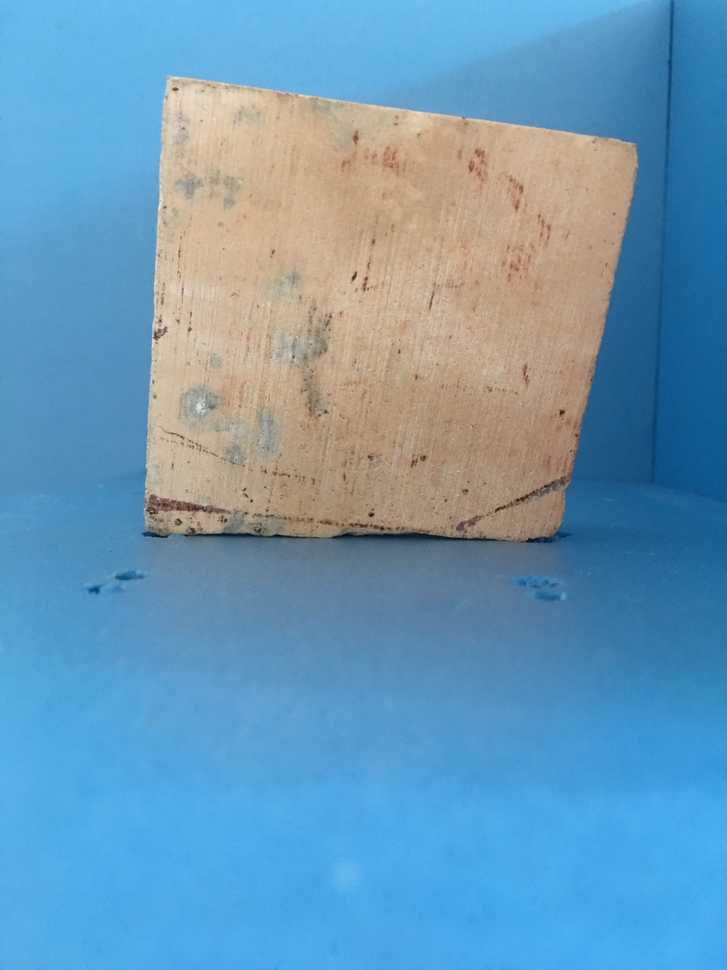
#> input picture roi5.jpg, 727 x 970 px, shrunk from 3024 x 4032 before the run
$ python colorfilter.py   (older library calls are emulated)
#> lines starting #> are read from the running program, lines starting #| are printed output that depends on the picture; after the words box and inside, x2 and y2 are one past the last pixel; in counts of white or black regions, pixels touching at a corner belong together
### util.py
import cv2
import numpy as np
import time
import os

class ContourUtil:
    def __init__(self):pass

    def getContours(self,srcImg):
        cnts, hierarchy = cv2.findContours(
        srcImg, cv2.RETR_EXTERNAL, cv2.CHAIN_APPROX_SIMPLE)
        return cnts,hierarchy

    def drawContours(self,srcImg,cnts):
        cv2.drawContours(srcImg,cnts,-1,(0,0,255),1)

    def getMaxContour(self,srcImg):
        maxCnt = None
        cnts , hierarchy = self.getContours(srcImg)
        for cnt in cnts:
            if (maxCnt is None) or cv2.contourArea(cnt) >= cv2.contourArea(maxCnt):
                maxCnt = cnt
        return maxCnt,hierarchy

    def drawRect(self,srcImg,cnt,offsetX=0,offsetY=0):
        if not cnt is None:
            x, y, w, h = cv2.boundingRect(cnt)
            x = offsetX + x
            y = offsetY + y
            cv2.rectangle(srcImg, (x, y), (x+w, y+h), (0, 255, 0), 2)

    def drawMinRect(self,srcImg,cnt,hierarchy,offsetX=0,offsetY=0):
        rotate = 0
        if not cnt is None:
            minRect = cv2.minAreaRect(cnt)  # 得到最小外接矩形的（中心(x,y), (宽,高), 旋转角度）
            rotate = minRect[2]
            box = cv2.boxPoints(minRect)
            box = np.int0(box)
            cv2.drawContours(srcImg, [box], 0, (0, 0, 255), 2,8,hierarchy,0,(offsetX,offsetY))
        return rotate

class TextUtil:
    def __init__(self):pass

    def putText(self,srcImg,text):
        org = 0, 25
        fontFace = cv2.FONT_HERSHEY_COMPLEX
        fontScale = 1
        fontColor = (0, 0, 0)
        thickness = 1
        lintType = 4
        cv2.putText(srcImg, text, org, fontFace, fontScale,
                fontColor, thickness, lintType)

class ImgUtil:
    def __init__(self):pass

    # [9 lines left out: function sobelImg, not called in this run]

    def saveImg(self,srcImg):
        date = time.strftime("%Y%m%d%H%M", time.localtime())
        cv2.imwrite("test/%s.jpg"%date,srcImg)

class HSVFilteUtil:
    def __init__(self): pass

    def getFilteRange(self,dir='filtebg/'):

#> in showRotate, frame is the input picture: shape (970, 727, 3); mean B, G, R 182.9, 153, 106.4
        minH = 86
        minS = 27
        minV = 105
        maxH = 108
        maxS = 255
        maxV = 255

        '''
        minH = 255
        minS = 255
        minV = 255
        maxH = 0
        maxS = 0
        maxV = 0
        path = os.getcwd()+"/"+dir+"/"
        filelist = os.listdir(path)
        for p in filelist:
            if ".jpg" in p :
                imgPath = path+p
                frame = cv2.imread(imgPath)
                hsvImg = cv2.cvtColor(frame, cv2.COLOR_BGR2HSV)
                h,w = hsvImg.shape[:2]
                for row in range(1, h):
                    for col in range(1, w):
                        pixItem = hsvImg[row][col]
                        pixH = pixItem[0]
                        pixS = pixItem[1]
                        pixV = pixItem[2]
                        minH = min(pixH, minH)
                        minS = min(pixS, minS)
                        minV = min(pixV, minV)
                        maxH = max(pixH, maxH)
                        maxS = max(pixS, maxS)
                        maxV = max(pixV, maxV)
        '''
        lower_range = np.array([minH, minS, minV])
        upper_range = np.array([maxH, maxS, maxV])
        #print("imgIndex--:",(minH, minS, minV),(maxH, maxS, maxV))
        return lower_range,upper_range

    def filteByRange(self,roiImg,lower_range,upper_range):
        hsvImg = cv2.cvtColor(roiImg, cv2.COLOR_BGR2HSV)
#> hsvImg: shape (970, 727, 3); mean H, S, V 78.9, 133.3, 196.4
        maskBlue = cv2.inRange(hsvImg, lower_range, upper_range)
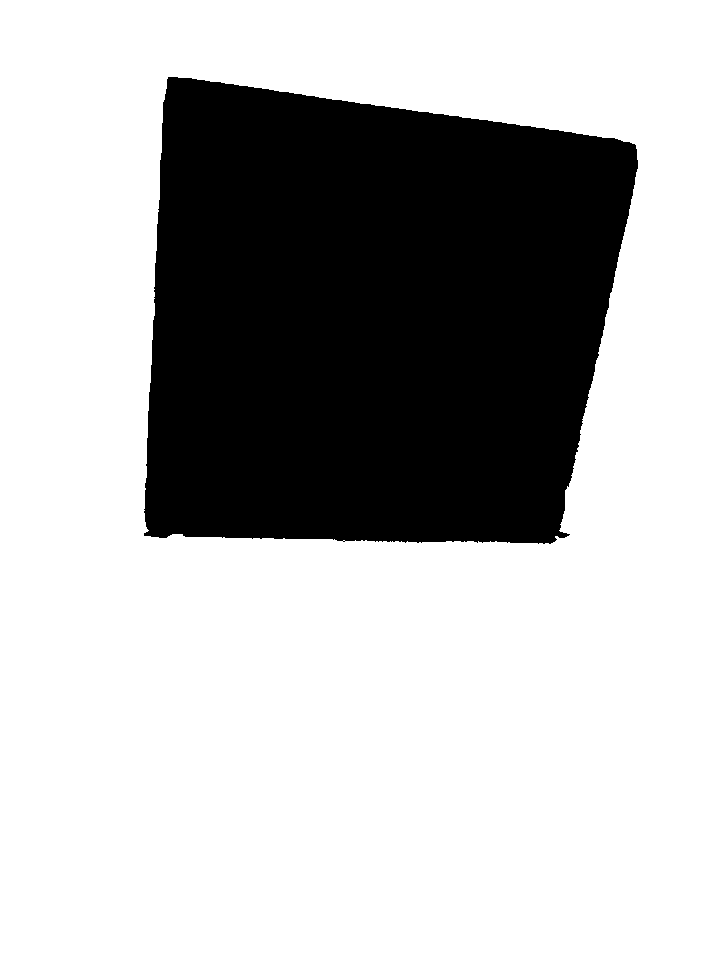
#> maskBlue: shape (970, 727); 72.5% white; 1 black region, box (x1, y1, x2, y2) and area: (144, 77, 638, 544) 194060
        maskBlue2=np.where((maskBlue==255),0,255).astype('uint8')
        res = cv2.bitwise_and(roiImg, roiImg, mask=maskBlue2)
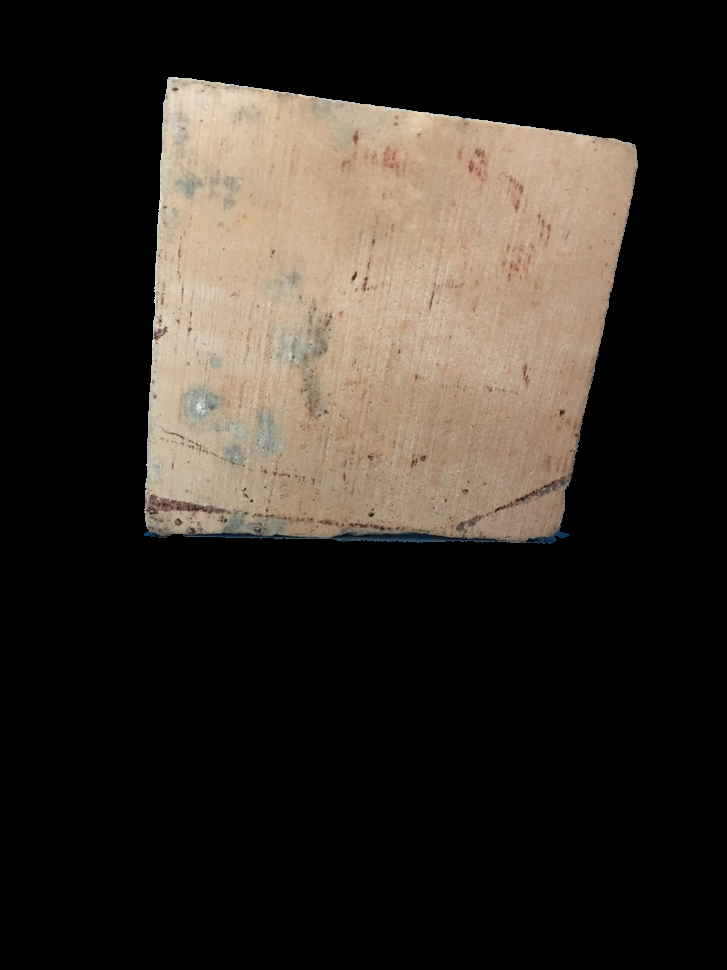
#> res: shape (970, 727, 3); mean B, G, R 37.7, 44.5, 51
        return res

### colorfilter.py
import cv2
import numpy as np
import matplotlib.pyplot as plt
from util import ContourUtil, TextUtil, HSVFilteUtil
from roi import ROIDetect

contourUtil = ContourUtil()
textUtil = TextUtil()
hsvUtil = HSVFilteUtil()

lower_blue, upper_blue = hsvUtil.getFilteRange()
#lower_foot,upper_foot = hsvUtil.getFilteRange("filtefoot")
#lower_other,upper_other = hsvUtil.getFilteRange("filteother")
kernel = cv2.getStructuringElement(cv2.MORPH_RECT, (2, 2))
#es = cv2.getStructuringElement(cv2.MORPH_ELLIPSE, (9, 9))

print("blue",lower_blue,upper_blue)
# blue [102 134 252] [134 255 255]
# blue [ 86  27 106] [101 255 255]
# blue [ 86  27 105] [108 255 255] iphone

# blue [ 86  27 106] [134 255 255]
# print("foot",lower_foot,upper_foot)
# print("other",lower_other,upper_other)


def showRotate(imgPath):
    frame = cv2.imread(imgPath)
    #height, width = frame.shape[:2]
    res = hsvUtil.filteByRange(frame, lower_blue, upper_blue)
    resGray = cv2.cvtColor(res, cv2.COLOR_BGR2GRAY)
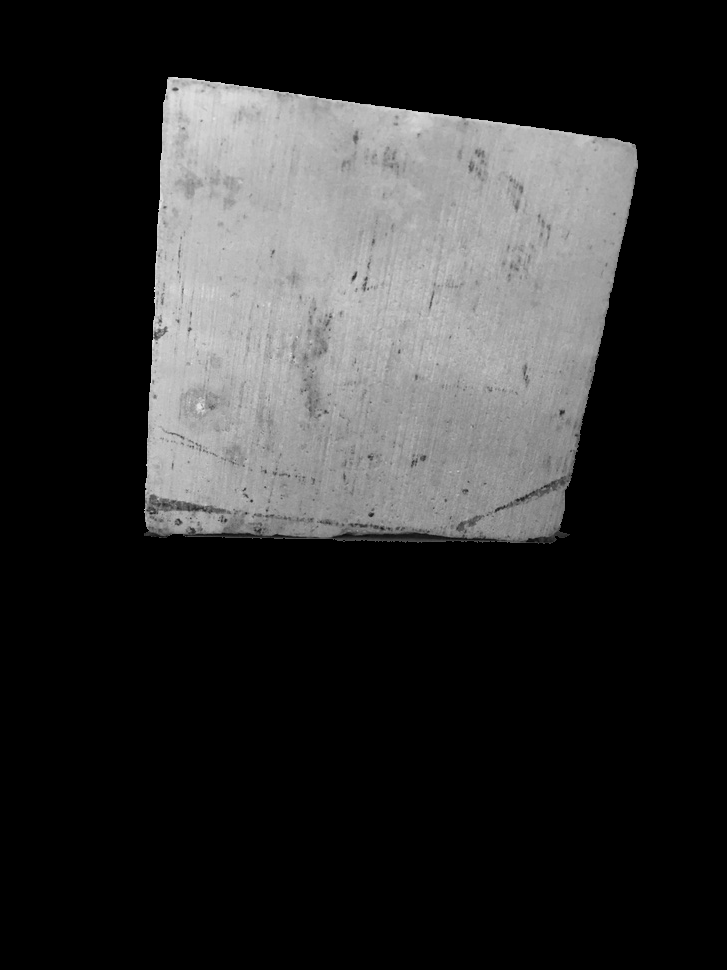
#> resGray: shape (970, 727); min 0, max 233, mean 45.6
    ret, thresh = cv2.threshold(resGray, 75, 255, cv2.THRESH_BINARY)
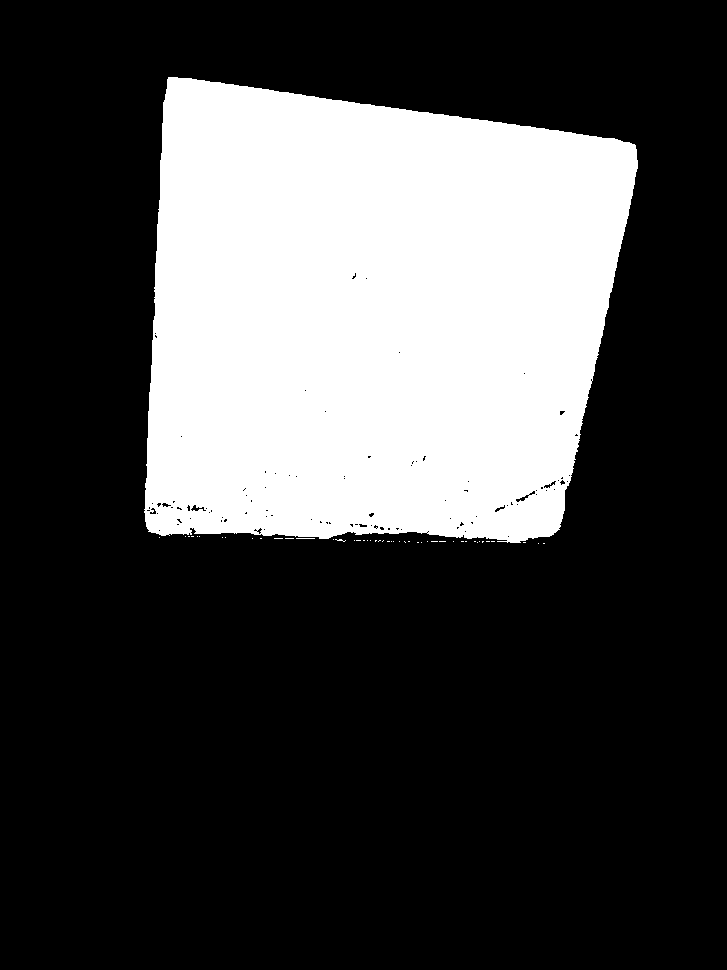
#> thresh: shape (970, 727); 27.2% white; 47 white regions (46 under 20 px), largest, box (x1, y1, x2, y2) and area: (144, 77, 638, 543) 191707
    thresh = cv2.erode(thresh, kernel)
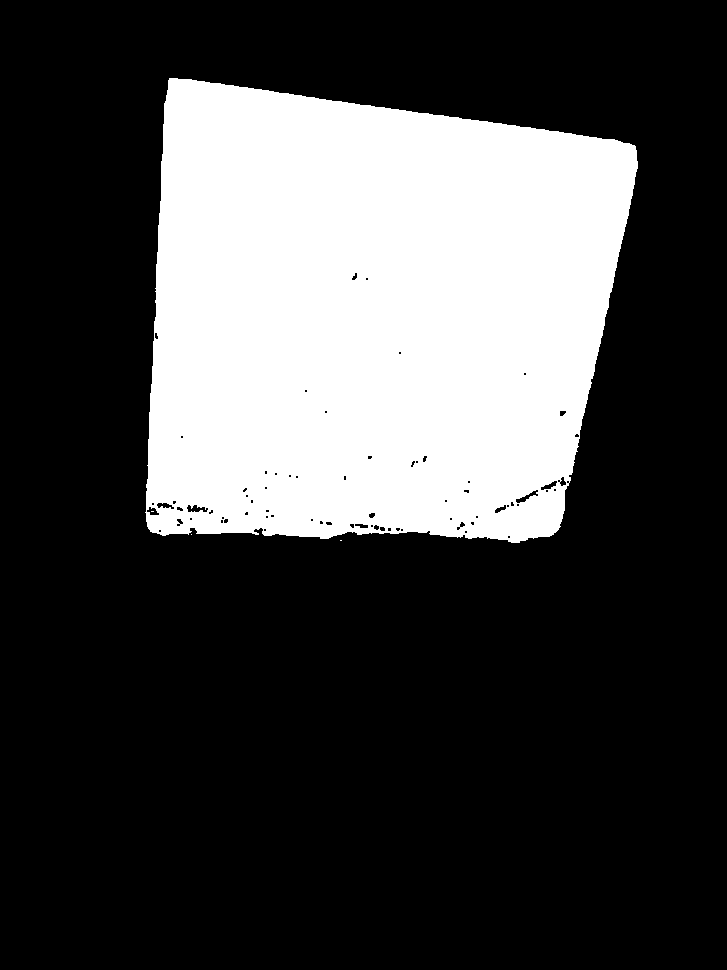
#> thresh: shape (970, 727); 27% white; 4 white regions (3 under 20 px)
    maxCnt, hierarchy = contourUtil.getMaxContour(thresh)
#> in getContours, `cnts, hierarchy = cv2.findContours( srcImg, cv2.RETR_EXTERNAL, cv2.CHA..`: cnts = 3 contours, 2 with area under 20; largest, box (x1, y1, x2, y2) and area: (145, 78, 638, 543) 190218
#> the loop in getMaxContour, `for cnt in cnts:` made 3 passes
#> maxCnt on passes 1 to 2: [[340, 540], [341, 540]], [[191, 534]]
#> after the loop in getMaxContour, `for cnt in cnts:`: maxCnt = contour of 555 points, box (x1, y1, x2, y2) (145, 78, 638, 543), area 190218
    contourUtil.drawRect(frame, maxCnt)
#> in drawRect, `x, y, w, h = cv2.boundingRect(cnt)`: x = 145; y = 78; w = 493; h = 465
    rotate = contourUtil.drawMinRect(frame, maxCnt, hierarchy)
#> in drawMinRect, `minRect = cv2.minAreaRect(cnt)`: minRect = ((391.1, 318), (457.2, 475.7), -87.04)
#> in drawMinRect, `rotate = minRect[2]`: rotate = -87.04
#> in drawMinRect, `box = cv2.boxPoints(minRect)`: box = [[616.8, 558.5], [141.7, 534], [165.3, 77.4], [640.4, 102]]
#> in drawMinRect, `box = np.int0(box)`: box = [[616, 558], [141, 533], [165, 77], [640, 101]]
#> rotate = -87.04
    rightRotate = abs(rotate)
#> rightRotate = 87.04
    leftRotate = 90 - rightRotate
#> leftRotate = 2.96
    text = " rotate: %.1f - %.1f" % (leftRotate ,rightRotate)
#> text = ' rotate: 3.0 - 87.0'
    textUtil.putText(frame, text)
#> in putText, `cv2.putText(srcImg, text, org, fontFace, fontScale, fontColor, thickne..`:
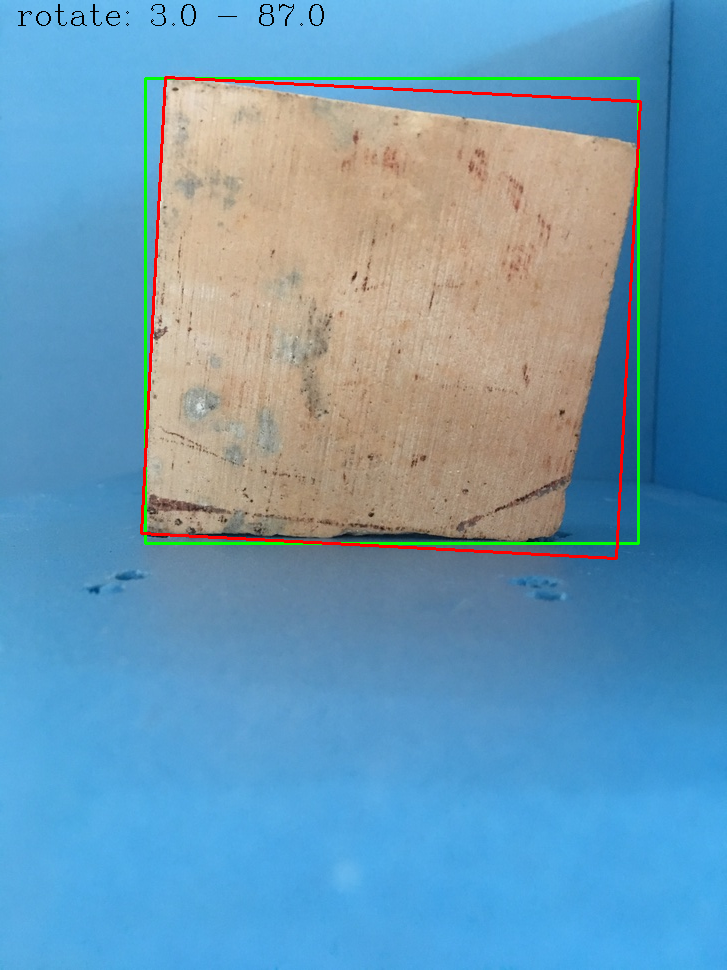
#> srcImg: shape (970, 727, 3); mean B, G, R 180.2, 152.7, 107
    cv2.imshow(imgPath, frame)
    cv2.imwrite("case/"+imgPath, frame)

# [10 lines of commented-out code are left out]

'''
contourUtil.drawRect(frame,maxCnt,x,y)
rotate = contourUtil.drawMinRect(frame,maxCnt,hierarchy,x,y)
thresh = cv2.erode(resGray,kernel)
thresh = cv2.dilate(thresh, es, iterations=2)
maxCnt,hierarchy = contourUtil.getMaxContour(thresh)
'''


#cv2.imshow("thresh", thresh)
'''
cv2.imshow("resGray", resGray)

'''

#showRotate("roi3.jpg")
showRotate("roi5.jpg")

cv2.waitKey()
cv2.destroyAllWindows()

'''
while True:
    ret, frame = capture.read()
    if cv2.waitKey(1000//25) & 0xff == ord("q"):
        break
cv2.destroyAllWindows()
'''
